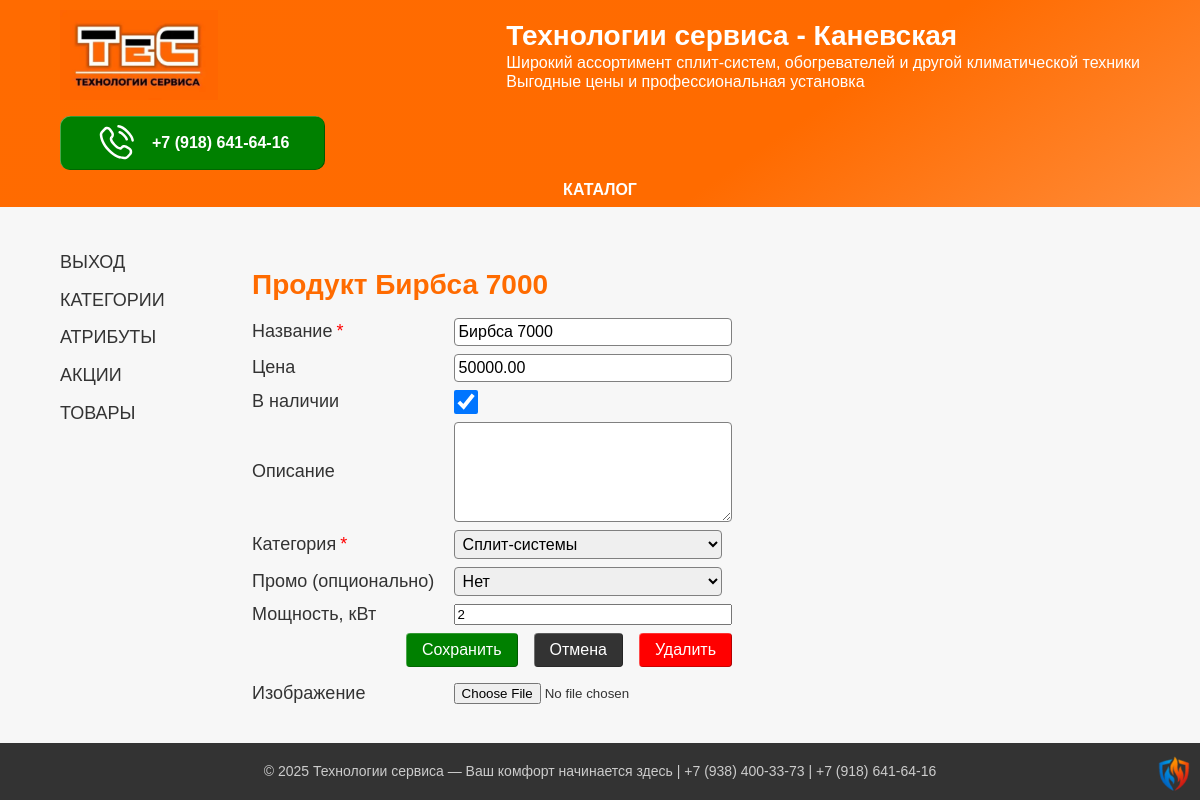
Page /admin/products/Бирбса 7000 (signed in) on the earlier database version.
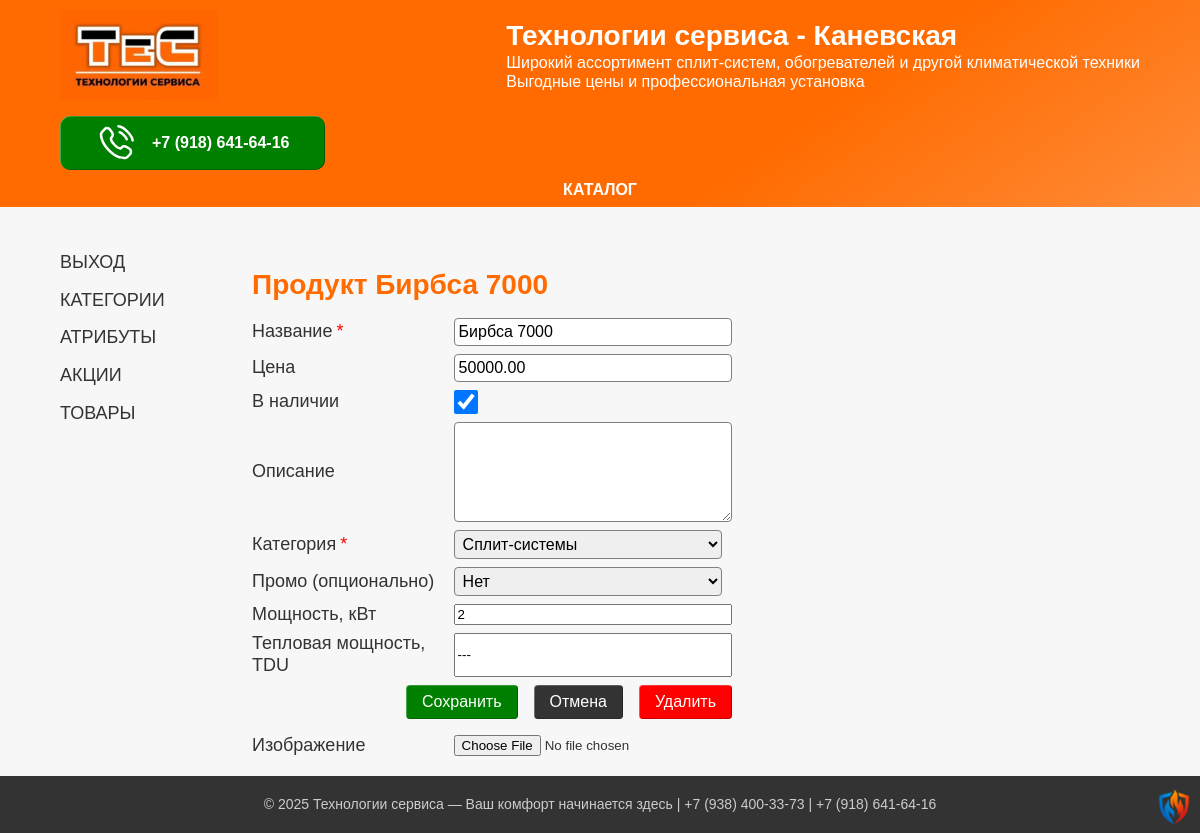
Same page on the later database version.
### app/models.py (models this page shows, shortened)
class CustomFields(db.Model):
    __tablename__ = 'customfields'
    id = db.Column(db.Integer, primary_key=True)
    name = db.Column(db.Text, nullable=True)
    active = db.Column(db.Boolean, default=True)

### app/blueprints/admin/routes.py (the view, shortened to what this page needs)
@admin_bp.route("/products/<string:name>", methods=["GET", "POST"])
def product(name):
    if not current_user.is_authenticated:
        return redirect(url_for('main.index'), 301)
    product = Product.query.filter_by(name=name).first()
    if not product:
        return redirect(url_for('admin.products'))
    form = ProductForm(obj=product)
    form.category_id.choices = [(c.id, c.name) for c in Category.query.all()]
    form.promo_id.choices = [(0, 'Нет')] + [(p.id, p.name) for p in Promotion.query.all()]
    form.custom_fields = Category.query.filter_by(id=product.category_id).first().fields
    saved_data = form.custom_fields_data.data
    return render_template('./admin/product.html',
                           title=f"Продукт {name}",
                           form=form,
                           saved_data=saved_data,
                           custom_fields=custom_fields)

### app/templates/admin/product.html (shortened to what this page needs)
{% extends "./admin/private.html" %}
{% block article %}
<h2>{{title}}</h2>
    <form id="form-product" class="form-input" action="" method="post" enctype="multipart/form-data">
        <div class="form-fields-block">
           <div class="form-field">
                <div class="form-field--label">
                    {{ form.name.label(class="field-label") }}
                    <span style="color: red;">*</span>
                </div>
                <div class="form-field--input">{{ form.name(class="field-input") }}</div>
            </div>
            <div class="form-field">
                <div class="form-field--label">{{ form.price.label(class="field-label") }}</div>
                <div class="form-field--input">{{ form.price(class="field-input") }}</div>
            </div>
            <div class="form-field">
                <div class="form-field--label">
                    {{ form.visible.label(class="field-label") }}
                </div>
                <div class="form-field--input">{{ form.visible(class="checkbox-input") }}</div>
            </div>
            <div class="form-field">
                <div class="form-field--label">{{ form.description.label(class="field-label") }}</div>
                <div class="form-field--input">{{ form.description(class="field-input", rows=5) }}</div>
            </div>
            <div class="form-field">
                <div class="form-field--label">
                    {{ form.category_id.label(class="field-label") }}
                    <span style="color: red;">*</span>
                </div>
                <div class="form-field--input">{{ form.category_id(class="field-input") }}</div>
            </div>
            <div class="form-field">
                <div class="form-field--label">
                    {{ form.promo_id.label(class="field-label") }}
                </div>
                <div class="form-field--input">{{ form.promo_id(class="field-input") }}</div>
            </div>
            {% for field in form.custom_fields %}
                <div class="form-field" >
                    <label class="form-field--label">{{ field.name }}</label>
                    <input class="form-field--input"
                        type="text"
                        name="{{ field.name }}"
                        value="{{ saved_data.get(field.id | string) if saved_data.get(field.id | string) else '---' }}">
                </div>
            {% endfor %}
            <div class="form-submits">
                {{ form.submit_save(class="form-submit submit-green") }}
                {{ form.submit_cancel(class="form-submit submit-neutral") }}
                {{ form.submit_delete(class="form-submit submit-red") }}
            </div>
        </div>
        <div class="form-image-block">
            <div class="form-field">
                {{ form.image_path.label }}
                {{ form.image(class="form-control") }}
            </div>
        </div>
    </form>
{% endblock %}

Differences in the rows shown:
added CustomFields: name "Тепловая мощность, TDU", saved_data "---"
